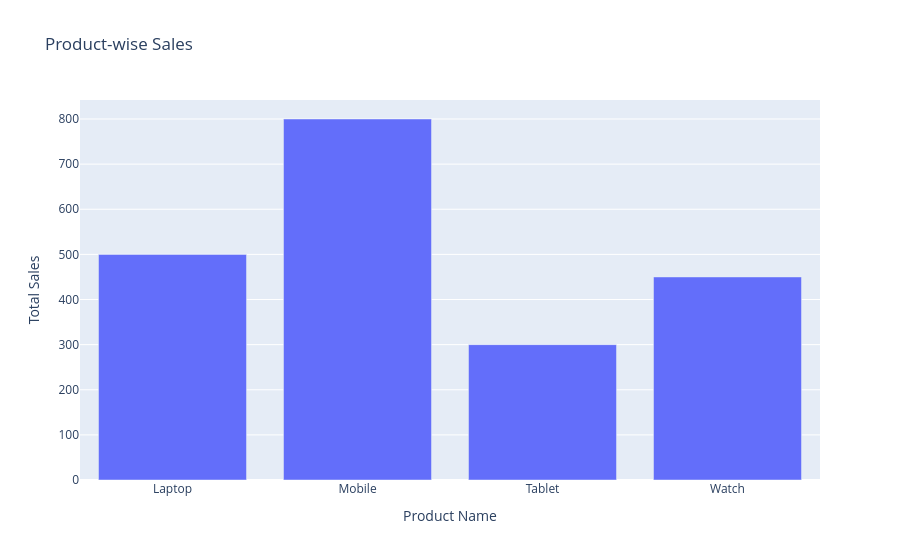

The notebook cell saved with this chart:
### Code cell
import pandas as pd
import plotly.express as px

df = pd.DataFrame({
    "Product": ["Laptop", "Mobile", "Tablet", "Watch"],
    "Sales": [500, 800, 300, 450],
    "Profit": [100, 160, 50, 90]
})

fig = px.bar(
    df,
    x="Product",
    y="Sales",
    labels={
        "Product": "Product Name",
        "Sales": "Total Sales"
    },
    title="Product-wise Sales"
)

fig.show()

### Figure 1 — Plotly figure (JSON) as saved in the notebook; plotly's stock layout.template omitted (floating-point values rounded to 4 significant figures)
{"data": [{"hovertemplate": "Product Name=%{x}<br>Total Sales=%{y}<extra></extra>", "legendgroup": "", "marker": {"color": "#636efa", "pattern": {"shape": ""}}, "name": "", "orientation": "v", "showlegend": false, "textposition": "auto", "type": "bar", "x": ["Laptop", "Mobile", "Tablet", "Watch"], "xaxis": "x", "y": [500, 800, 300, 450], "yaxis": "y"}], "layout": {"barmode": "relative", "legend": {"tracegroupgap": 0}, "title": {"text": "Product-wise Sales"}, "xaxis": {"anchor": "y", "domain": [0, 1], "title": {"text": "Product Name"}}, "yaxis": {"anchor": "x", "domain": [0, 1], "title": {"text": "Total Sales"}}}}
